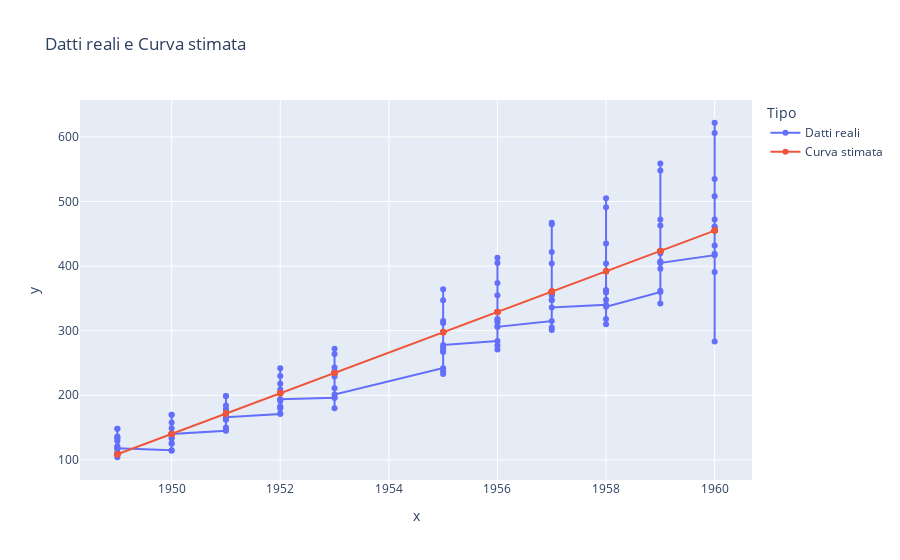

Notebook source saved alongside this figure:
### Code cell
import plotly.express as px

# px.scatter(x, y)
# px.line(x, y_pred)
a, b = np.polyfit(x, y, 1)
y_pred = a * x + b
data = pd.DataFrame({
    'x': np.concatenate([x, x]),
    'y': np.concatenate([y, y_pred]),
    'Tipo': ['Datti reali'] * len(x) + ['Curva stimata'] * len(x)
})
fig = px.scatter(data, x='x', y='y', color='Tipo', title="Datti reali e Curva stimata")
fig.update_traces(mode='markers + lines')  # Affiche les points + lignes
fig.show()

# from IPython.display import Image, display

# display(Image(filename="C:\\Users\\delma\\Downloads\\newplot.png"))

### Figure 1 — Plotly figure (JSON) as saved in the notebook; plotly's stock layout.template omitted (floating-point values rounded to 4 significant figures; data arrays with more than 128 entries replaced by an {"elided": "..."} marker saying what was removed)
{"data": [{"hovertemplate": "Tipo=Datti reali<br>x=%{x}<br>y=%{y}<extra></extra>", "legendgroup": "Datti reali", "marker": {"color": "#636efa", "symbol": "circle"}, "mode": "markers+lines", "name": "Datti reali", "orientation": "v", "showlegend": true, "type": "scatter", "x": {"elided": "132 int values"}, "xaxis": "x", "y": {"elided": "132 float values"}, "yaxis": "y"}, {"hovertemplate": "Tipo=Curva stimata<br>x=%{x}<br>y=%{y}<extra></extra>", "legendgroup": "Curva stimata", "marker": {"color": "#EF553B", "symbol": "circle"}, "mode": "markers+lines", "name": "Curva stimata", "orientation": "v", "showlegend": true, "type": "scatter", "x": {"elided": "132 int values"}, "xaxis": "x", "y": {"elided": "132 float values"}, "yaxis": "y"}], "layout": {"legend": {"title": {"text": "Tipo"}, "tracegroupgap": 0}, "title": {"text": "Datti reali e Curva stimata"}, "xaxis": {"anchor": "y", "domain": [0, 1], "title": {"text": "x"}}, "yaxis": {"anchor": "x", "domain": [0, 1], "title": {"text": "y"}}}}
